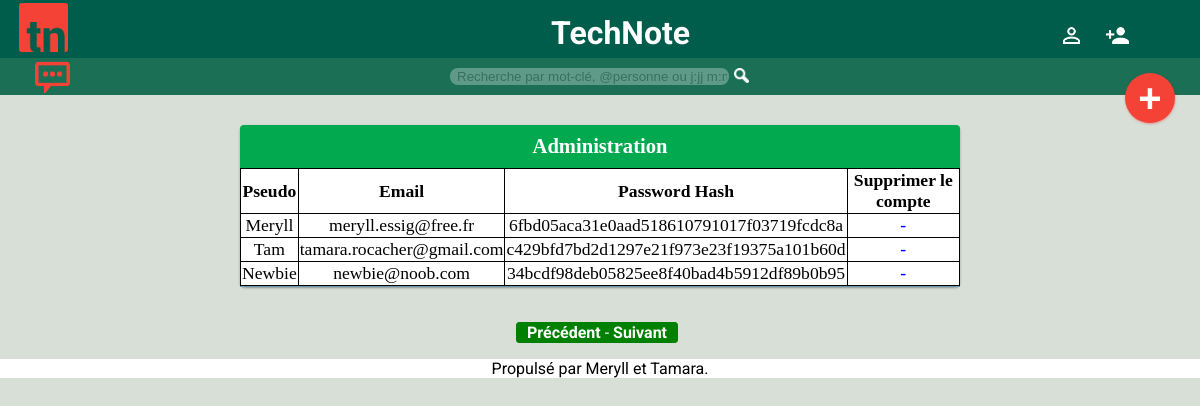
/admin/admin.php, run on the app's committed database.
### tables this page shows
CREATE TABLE `Users` (
  `id` int(11) NOT NULL AUTO_INCREMENT,
  `email` varchar(40) NOT NULL,
  `password` varchar(50) NOT NULL,
  `pseudo` varchar(50) NOT NULL,
  `status` int(11) NOT NULL,
  PRIMARY KEY (`id`)
);

### admin/admin.php (the view, shortened to what this page needs)
<!DOCTYPE html>
<html lang="fr">
<head>
  <link rel="stylesheet" href="../css/style.css" />
</head>
<body>
<?php include("../template/header.php"); ?>
<?php include("../template/menu.php"); ?>
<?php include("../template/bdd.php"); ?>
<div id="fenetre">
  <?php
  $page = $_GET['page'];
  $limite = 5;
  $debut = ($page) * $limite;
  $requeteUser = $bdd->prepare('SELECT * FROM Users LIMIT :limite OFFSET :debut;');
  $requeteUser->bindValue('limite', $limite, PDO::PARAM_INT);
  $requeteUser->bindValue('debut', $debut, PDO::PARAM_INT);
  $requeteUser->execute();
  ?>
  <section class="note">
    <h3>Administration</h3>
    <article>
      <table>
        <tr>
          <th>Pseudo</th>
          <th>Email</th>
          <th>Password Hash</th>
          <th>Supprimer le compte</th>
        </tr>
  <?php
  while($data = $requeteUser->fetch()) {
    ?>
          <tr>
            <td>
              <?php echo $data['pseudo']; ?>
            </td>
            <td>
              <?php echo $data['email']; ?>
            </td>
            <td>
              <?php echo $data['password']; ?>
            </td>
            <td>
              <a class="delete" href="delete.php?id=<?php
              echo $data['id']; ?>">-</a>
            </td>
          </tr>
  <?php
  }
  ?>
  </table>
  </article>
  </section>
  <p class="precsuiv"><a href="?page=<?php echo $page - 1; ?>">Précédent</a>
  -
<a href="?page=<?php echo $page + 1; ?>">Suivant</a></p>
</div>
<?php include("template/footer.php"); ?>
</body>
</html>

### css/style.css (style rules this page uses)
.note, .question { font-family: 'Titillium Web'; font-size: 1.1em; }
body { background-color: #D7DFD7; margin: 0px; padding-bottom: 0px; padding-top: 0px; }
table { border: 1px solid black; border-collapse: collapse; }
.delete { text-decoration: none; font-weight: bolder; }
td,th { border-right: 1px solid black; border-bottom: 1px solid black; text-align: center; }
#fenetre { background-color: #D7DFD7; margin: 0px; padding: 20px 0px 0px 0px; }
article { border-bottom: 1px solid rgb(110,150,175); }
.note { width:60%; background-color: white; border-radius: 5px; box-shadow: 0px 1px 3px rgba(0, 0, 0, 0.12), 0 1px 2px rgba(0, 0, 0, 0.24); margin-left: 20%; margin-right: 10%; margin-top: 10px; margin-bottom: 35px; transition: box-shadow 0.2s ease-in-out; }
h3 { display: block; margin: 0; background-color: #02a94f; color: white; text-align:center; padding: 10px; border-radius: 4px 4px 0 0; }
.precsuiv { display: block; color:white; margin-left:43%; border: 1px solid green; background-color: green; border-radius: 3px; padding-left: 10px; width:150px; }
.precsuiv a { color: inherit; text-decoration: none; font-weight: bold; }
body { font-family: 'Roboto', sans-serif; }

### data on the page
users: pseudo "Meryll", email "meryll.essig@free.fr", password "6fbd05aca31e0aad518610791017f03719fcdc8a"
users: pseudo "Tam", email "tamara.rocacher@gmail.com", password "c429bfd7bd2d1297e21f973e23f19375a101b60d"
users: pseudo "Newbie", email "newbie@noob.com", password "34bcdf98deb05825ee8f40bad4b5912df89b0b95"
